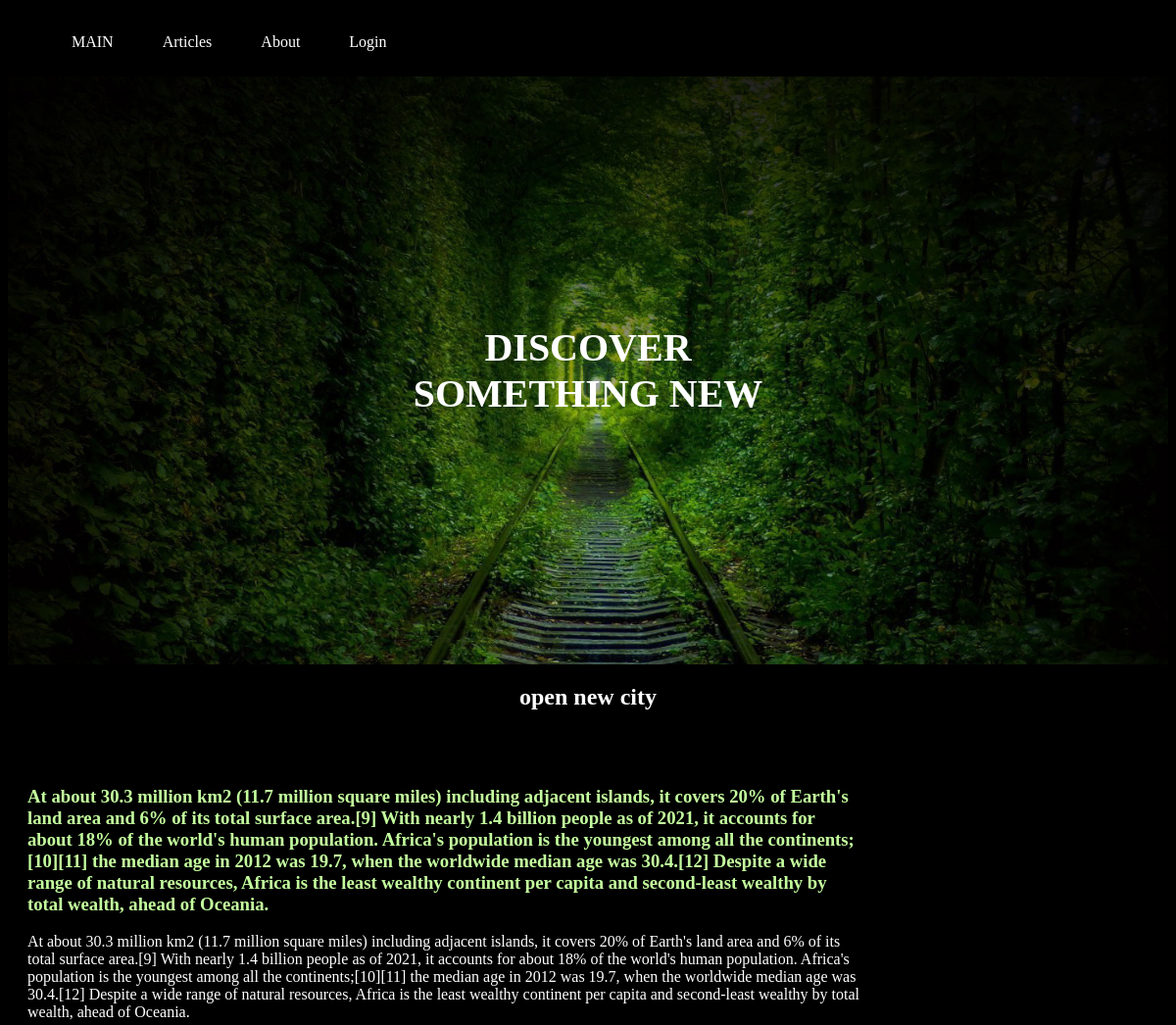
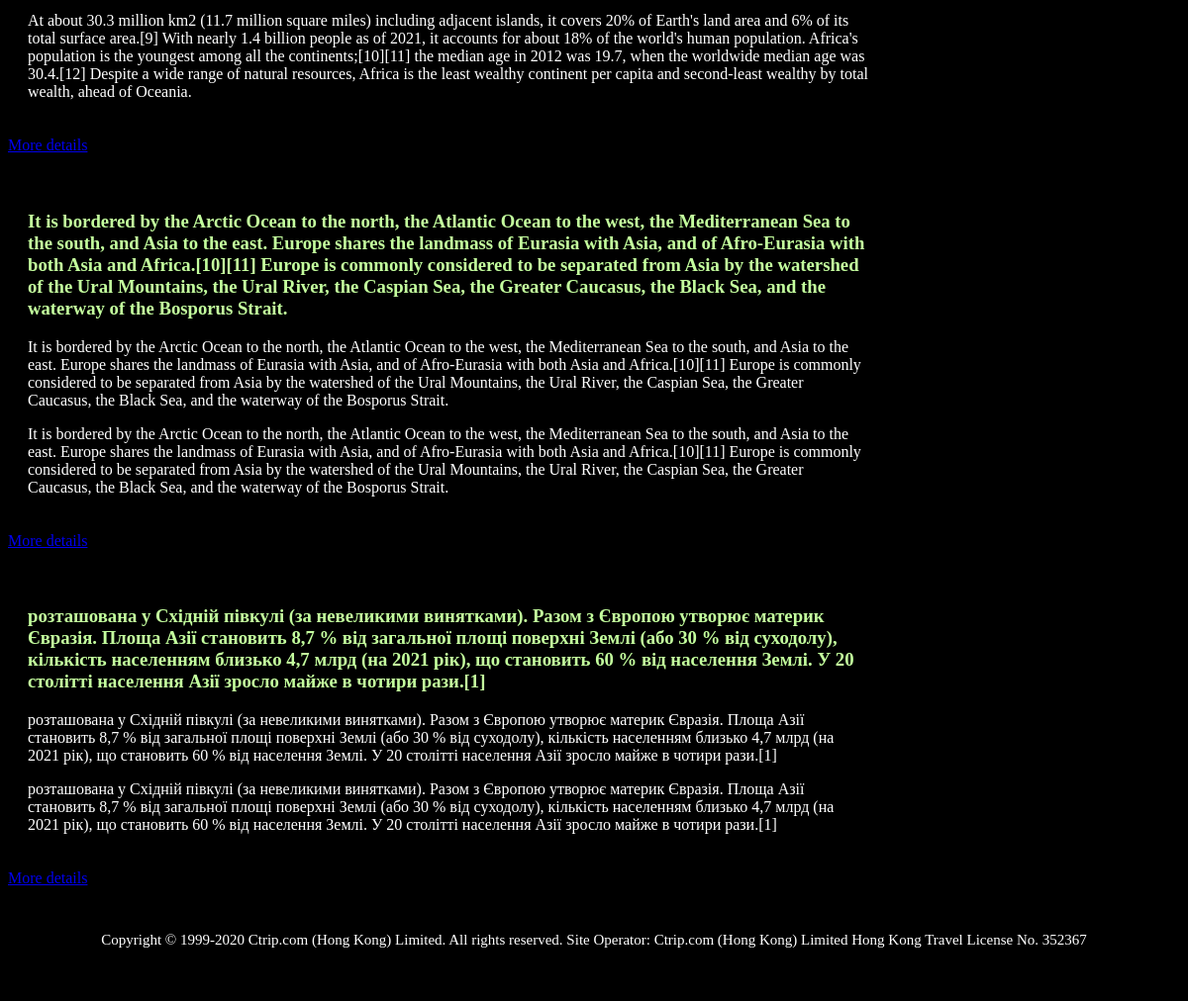
The page /articles on the database its author committed (2 pictures, top to bottom).
### main.py (models this page shows)
class Posts(db.Model):
    __tablename__ = 'Posts'
    id = db.Column(db.Integer, primary_key=True)
    post_name = db.Column(db.String(255), nullable=False)
    post_text = db.Column(db.Text(), nullable=False)
    post_image = db.Column(db.String(255), nullable=False)
    continent = db.Column(db.String(255), nullable=False)
    created_on = db.Column(db.Date(), default=datetime.utcnow)

### main.py (the view)
@app.route('/articles')
def articles():
    articles = Posts.query.all()
    return render_template('articles.html',
                           articles=articles)

### templates/articles.html (shortened to what this page needs)
{% extends "layout.html" %}
{% block main %}
    <section class="logo_articles">
        <h1>discover<br> something new</h1>
    </section>
    <section class="details">
        <h2>open new city</h2>
        {% for article in articles %}
            <div>
                <div>
                </div>
                <div class="article_text">
                    <h3>{{ article.post_name}}</h3>
                    <p>{{ article.post_text}}</p>
                    <p>{{ article.continent}}</p>
                </div>
                <div>
                    <a href="/datails/{{article.id}}">More details</a>
                </div>
            </div>
        {% endfor %}
    </section>
{% endblock main %}

### templates/layout.html (shortened to what this page needs)
<!DOCTYPE html>
<html lang="en">
<head>
    <link rel="stylesheet" href="{{ url_for('static', filename='css/style.css') }}">
</head>
<body>
    <header>
        <nav>
            <ul class="menu">
                <li><a href="/">MAIN</a></li>
                <li><a href="/articles">Articles</a></li>
                <li><a href="/about">About</a></li>
                <li><a href="/login">Login</a></li>
            </ul>
        </nav>
        <div class="welcome_user">
        </div>
    </header>
    <main>
        {% block main %}{% endblock %}
    </main>
    <footer>
        <p>Copyright © 1999-2020 Ctrip.com (Hong Kong) Limited. All rights reserved.
            Site Operator: Ctrip.com (Hong Kong) Limited
            Hong Kong Travel License No. 352367</p>
    </footer>
</body>
</html>

### static/css/style.css (style rules this page uses)
body { background-color: black; color: white; }
header { display: flex; justify-content: space-between; }
.welcome_user { padding: 0 20px; font-size: 20px; }
.menu { background-color: black; display: flex; }
.menu li { list-style: none; padding: 10px; }
.menu a { color: white; text-decoration: none; padding: 5px 15px; }
.logo_articles { display: flex; justify-content: center; align-items: center; height: 600px; background-image: url('../images/tunel.jpg'); background-size: cover; text-align: center; }
.logo_articles h1 { font-size: 40px; text-transform: uppercase; }
.article_text { max-width: 850px; padding: 20px; }
.article_text h3 { color: #c4ff9e; }
.details h2 { text-align:center; }
footer { background-color: black; color: white; font-size: 15px; text-align: center; padding: 30px; }

### rows shown on the page
Posts: post_name "At about 30.3 million km2 (11.7 million square miles) including adjacent islands, it covers 20% of Earth's land area and 6% of its total surface area.[9] With nearly 1.4 billion people as of 2021, it accounts for about 18% of the world's human population. Africa's population is the youngest among all the continents;[10][11] the median age in 2012 was 19.7, when the worldwide median age was 30.4.[12] Despite a wide range of natural resources, Africa is the least wealthy continent per capita and second-least wealthy by total wealth, ahead of Oceania.", post_text "At about 30.3 million km2 (11.7 million square miles) including adjacent islands, it covers 20% of Earth's land area and 6% of its total surface area.[9] With nearly 1.4 billion people as of 2021, it accounts for about 18% of the world's human population. Africa's population is the youngest among all the continents;[10][11] the median age in 2012 was 19.7, when the worldwide median age was 30.4.[12] Despite a wide range of natural resources, Africa is the least wealthy continent per capita and second-least wealthy by total wealth, ahead of Oceania.", continent "At about 30.3 million km2 (11.7 million square miles) including adjacent islands, it covers 20% of Earth's land area and 6% of its total surface area.[9] With nearly 1.4 billion people as of 2021, it accounts for about 18% of the world's human population. Africa's population is the youngest among all the continents;[10][11] the median age in 2012 was 19.7, when the worldwide median age was 30.4.[12] Despite a wide range of natural resources, Africa is the least wealthy continent per capita and second-least wealthy by total wealth, ahead of Oceania."
Posts: post_name "It is bordered by the Arctic Ocean to the north, the Atlantic Ocean to the west, the Mediterranean Sea to the south, and Asia to the east. Europe shares the landmass of Eurasia with Asia, and of Afro-Eurasia with both Asia and Africa.[10][11] Europe is commonly considered to be separated from Asia by the watershed of the Ural Mountains, the Ural River, the Caspian Sea, the Greater Caucasus, the Black Sea, and the waterway of the Bosporus Strait.", post_text "It is bordered by the Arctic Ocean to the north, the Atlantic Ocean to the west, the Mediterranean Sea to the south, and Asia to the east. Europe shares the landmass of Eurasia with Asia, and of Afro-Eurasia with both Asia and Africa.[10][11] Europe is commonly considered to be separated from Asia by the watershed of the Ural Mountains, the Ural River, the Caspian Sea, the Greater Caucasus, the Black Sea, and the waterway of the Bosporus Strait.", continent "It is bordered by the Arctic Ocean to the north, the Atlantic Ocean to the west, the Mediterranean Sea to the south, and Asia to the east. Europe shares the landmass of Eurasia with Asia, and of Afro-Eurasia with both Asia and Africa.[10][11] Europe is commonly considered to be separated from Asia by the watershed of the Ural Mountains, the Ural River, the Caspian Sea, the Greater Caucasus, the Black Sea, and the waterway of the Bosporus Strait."
Posts: post_name "розташована у Східній півкулі (за невеликими винятками). Разом з Європою утворює материк Євразія. Площа Азії становить 8,7 % від загальної площі поверхні Землі (або 30 % від суходолу), кількість населенням близько 4,7 млрд (на 2021 рік), що становить 60 % від населення Землі. У 20 столітті населення Азії зросло майже в чотири рази.[1]", post_text "розташована у Східній півкулі (за невеликими винятками). Разом з Європою утворює материк Євразія. Площа Азії становить 8,7 % від загальної площі поверхні Землі (або 30 % від суходолу), кількість населенням близько 4,7 млрд (на 2021 рік), що становить 60 % від населення Землі. У 20 столітті населення Азії зросло майже в чотири рази.[1]", continent "розташована у Східній півкулі (за невеликими винятками). Разом з Європою утворює материк Євразія. Площа Азії становить 8,7 % від загальної площі поверхні Землі (або 30 % від суходолу), кількість населенням близько 4,7 млрд (на 2021 рік), що становить 60 % від населення Землі. У 20 столітті населення Азії зросло майже в чотири рази.[1]"
